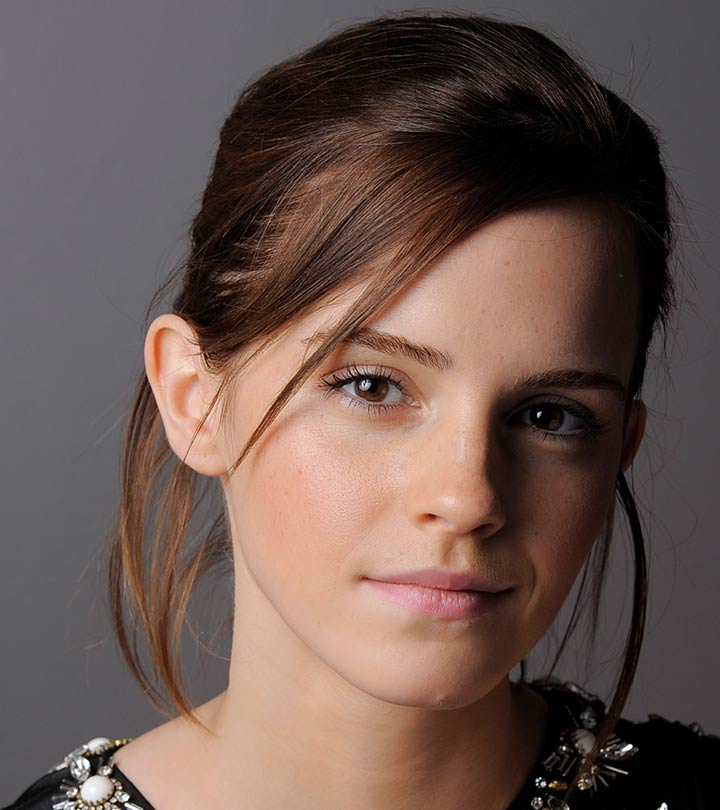
#> input picture a1images/emma.jpg, 720 x 810 px
$ jupyter execute 210152E_a01.ipynb
#> lines starting #> are read from the running program, lines starting #| are printed output that depends on the picture; after the words box and inside, x2 and y2 are one past the last pixel; in counts of white or black regions, pixels touching at a corner belong together
**EN3160 Assignment 1 on Intensity Transformations and Neighborhood Filtering**

[cell 1]
import numpy as np
import cv2
import matplotlib.pyplot as plt

# Function to apply intensity transformation to a single pixel
def transform_pixel_intensity(pixel_val: int) -> float:
    if 50 <= pixel_val <= 150:
        return 1.55*pixel_val + 22.5
    else:
        return pixel_val

# Function to apply intensity transformation to the entire image
def apply_intensity_transformation(image: np.ndarray) -> np.ndarray:
    transformed_img = np.zeros(image.shape, dtype=np.uint8)
    for row in range(image.shape[0]):
        for col in range(image.shape[1]):
            pixel_intensity = image[row][col]
            transformed_img[row][col] = transform_pixel_intensity(pixel_intensity)

    return np.array(transformed_img, dtype=np.uint8)


# Load grayscale image
input_image = cv2.imread("a1images/emma.jpg", cv2.IMREAD_GRAYSCALE)
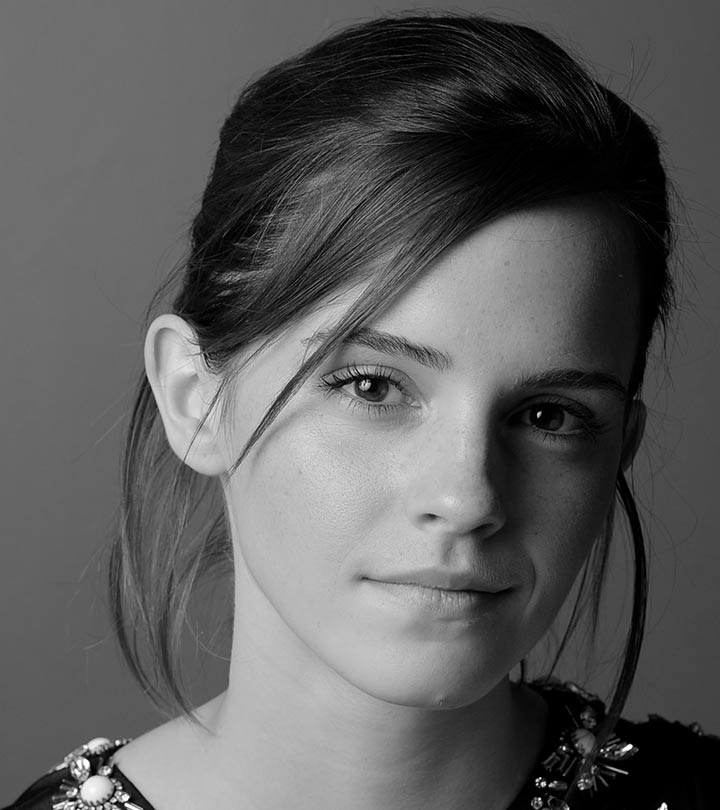
#> input_image: shape (810, 720); min 0, max 255, mean 92.3

# Apply the intensity transformation to the image
output_image = apply_intensity_transformation(input_image)
#> after the loop in apply_intensity_transformation, `for row in range(image.shape[0]):`:
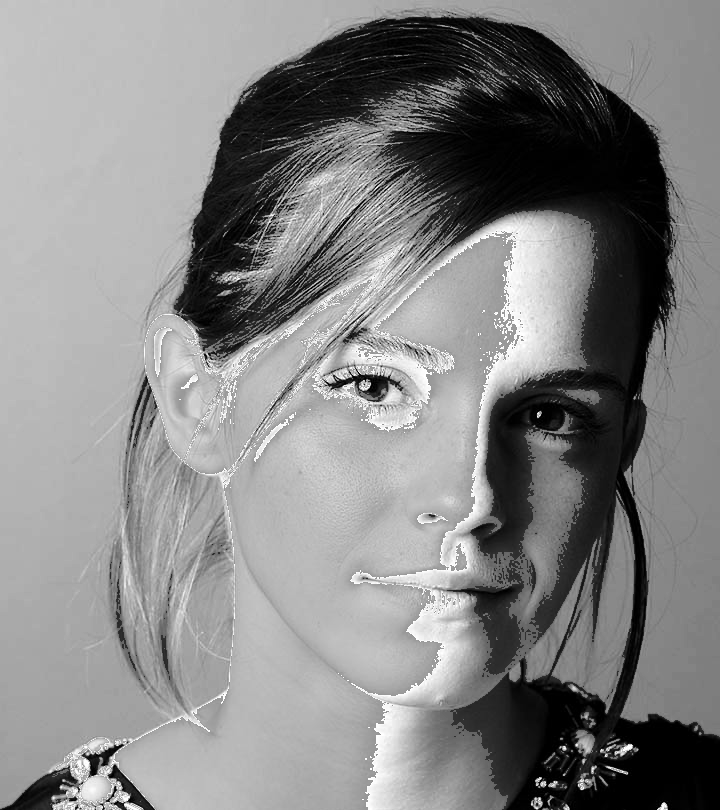
#> transformed_img: shape (810, 720); min 0, max 255, mean 133.3


# Display both the original and transformed images
plt.figure(figsize=(10, 5))
plt.subplot(1, 2, 1)
plt.title("Original Image")
plt.imshow(input_image, cmap='gray')

plt.subplot(1, 2, 2)
plt.title("Transformed Image")
plt.imshow(output_image, cmap='gray')

plt.show()

2. brain proton density image

[cell 2]
import numpy as np
import cv2
import matplotlib.pyplot as plt

# Load the brain proton density image
brain_proton_density_img = cv2.imread("a1images/brain_proton_density_slice.png", cv2.IMREAD_GRAYSCALE)
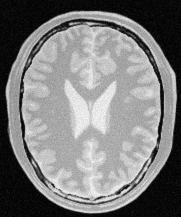
#> input picture a1images/brain_proton_density_slice.png, 181 x 217 px
#> brain_proton_density_img is the input picture: shape (217, 181); min 0, max 251, mean 123.7

# Display the image
plt.figure(figsize=(10, 10))
plt.imshow(brain_proton_density_img, cmap='gray')
plt.title("Brain Proton Density Image")
plt.show()

[cell 3]
import numpy as np
import matplotlib.pyplot as plt

# Assuming the image is already loaded as 'brain_proton_density_img'

# Check the data type of the image
print(f"Image dtype: {brain_proton_density_img.dtype}")
#| Image dtype: uint8

# Define multiple points for white and gray matter (these are examples, adjust accordingly)
white_matter_points = [(50, 100), (75, 150), (125, 125), (110, 165), (120, 75)]
gray_matter_points = [(30, 130), (90, 175), (40, 160), (90, 60), (135, 165)]

# Extract pixel intensities for white and gray matter
white_matter_intensities = [brain_proton_density_img[point[1], point[0]] for point in white_matter_points]
#> white_matter_intensities = [173, 160, 161, 177, 164]
gray_matter_intensities = [brain_proton_density_img[point[1], point[0]] for point in gray_matter_points]
#> gray_matter_intensities = [197, 207, 199, 216, 219]

# Calculate the mean intensity for each matter type
mean_white_matter_intensity = np.mean(white_matter_intensities)
#> mean_white_matter_intensity = 167
mean_gray_matter_intensity = np.mean(gray_matter_intensities)
#> mean_gray_matter_intensity = 207.6

# Print the results
print(f"White Matter Intensities: {white_matter_intensities}")
#| White Matter Intensities: [173, 160, 161, 177, 164]
print(f"Gray Matter Intensities : {gray_matter_intensities}")
#| Gray Matter Intensities : [197, 207, 199, 216, 219]


print(f"Mean White Matter Intensity: {mean_white_matter_intensity}")
#| Mean White Matter Intensity: 167.0
print(f"Mean Gray Matter Intensity : {mean_gray_matter_intensity}")
#| Mean Gray Matter Intensity : 207.6

# Visualize the points on the image
plt.imshow(brain_proton_density_img, cmap='gray')

# Plot white matter points in red
for point in white_matter_points:
    plt.scatter(point[0], point[1], color='yellow', label='White Matter' if point == white_matter_points[0] else "")

# Plot gray matter points in blue
for point in gray_matter_points:
    plt.scatter(point[0], point[1], color='green', label='Gray Matter' if point == gray_matter_points[0] else "")

plt.legend()
plt.title("White and Gray Matter Points")
plt.figure(figsize=(10,100))
plt.show()
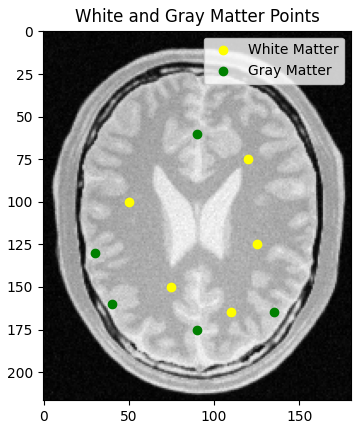
#> figure drawn by matplotlib, 1 panel

[cell 4]
import numpy as np
import matplotlib.pyplot as plt

# Function to transform pixel intensities for white and gray matter
def accentuate_matter(image):
    # Create a copy of the image to apply transformations
    transformed_image = np.copy(image)

    # Apply transformation for white matter (150 <= pixel <= 250) # gray matter is brigher than white
    gray_matter_mask = (image >= 186) & (image <= 250)
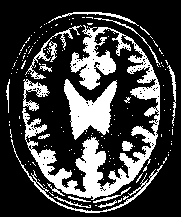
#> gray_matter_mask: shape (217, 181) bool; 25.7% white; 157 white regions (140 under 20 px), largest, box (x1, y1, x2, y2) and area: (22, 25, 160, 200) 5861, (64, 79, 117, 140) 1674, (11, 139, 163, 213) 526
    transformed_image[gray_matter_mask] = 1.75 * image[gray_matter_mask] + 30
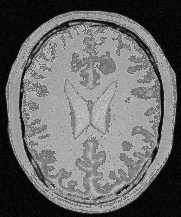
#> transformed_image: shape (217, 181); min 0, max 251, mean 104.9

    # Apply transformation for gray matter (50 <= pixel <= 150) # white matter is darker than gray
    white_matter_mask = (image >= 150) & (image <= 185)
#> white_matter_mask: shape (217, 181) bool; 36.9% white; 288 white regions (285 under 20 px), largest, box (x1, y1, x2, y2) and area: (22, 25, 159, 192) 10357, (8, 14, 176, 211) 3577, (86, 196, 93, 203) 22
    transformed_image[white_matter_mask] = 1.55 * image[white_matter_mask] + 22.5
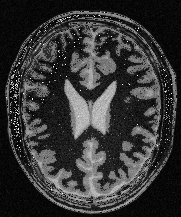
#> transformed_image: shape (217, 181); min 0, max 255, mean 53.5


    return transformed_image, white_matter_mask, gray_matter_mask

# Apply the transformation to the brain image
transformed_brain_img, white_matter_mask, gray_matter_mask = accentuate_matter(brain_proton_density_img)

# Create a figure with 1 row and 3 columns
fig, axes = plt.subplots(1, 3, figsize=(25, 15))  # Adjust figsize as needed

# Display the transformed brain image
axes[0].imshow(transformed_brain_img, cmap='gray')
axes[0].set_title(" Accentuated White and Gray Matter", fontsize=34)
axes[0].axis('off')  # Hide axes

# Display the white matter mask
axes[1].imshow(white_matter_mask, cmap='gray')
axes[1].set_title("White Matter Mask", fontsize=34)
axes[1].axis('off')  # Hide axes

# Display the gray matter mask
axes[2].imshow(gray_matter_mask, cmap='gray')
axes[2].set_title("Gray Matter Mask", fontsize=34)
axes[2].axis('off')  # Hide axes

# Adjust layout to prevent overlap
plt.tight_layout()
plt.show()

[cell 5]
import numpy as np
import matplotlib.pyplot as plt

# Function to enhance pixel intensities for white and gray matter
# The intensity mean values of gray and white matter are 207 and 167, respectively.
def enhance_matter_intensity(input_image):
    # Create a copy of the image to apply transformations
    enhanced_image = np.copy(input_image)

    # Apply transformation for gray matter (187 <= pixel <= 255)
    gray_mask = (input_image >= 187) & (input_image <= 250)
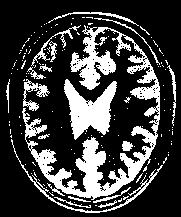
#> gray_mask: shape (217, 181) bool; 24.9% white; 148 white regions (130 under 20 px), largest, box (x1, y1, x2, y2) and area: (22, 25, 160, 200) 5695, (64, 79, 117, 140) 1660, (11, 139, 163, 213) 504
    enhanced_image[gray_mask] = 1.75 * input_image[gray_mask] + 30

    # Apply transformation for white matter (140 <= pixel <= 186)
    white_mask = (input_image >= 150) & (input_image <= 186)
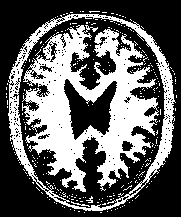
#> white_mask: shape (217, 181) bool; 37.7% white; 286 white regions (282 under 20 px), largest, box (x1, y1, x2, y2) and area: (22, 25, 159, 192) 10621, (8, 14, 176, 211) 3640, (71, 201, 90, 207) 27, (86, 196, 93, 203) 22
    enhanced_image[white_mask] = 1.55 * input_image[white_mask] + 22.5

    return enhanced_image, white_mask, gray_mask

# Apply the enhancement to the brain image
output_brain_image, white_mask, gray_mask = enhance_matter_intensity(brain_proton_density_img)

# Create a figure with 1 row and 3 columns
fig, axes = plt.subplots(1, 3, figsize=(25, 15))  # Adjust figsize as needed

# Display the enhanced brain image
axes[0].imshow(output_brain_image, cmap='gray')
axes[0].set_title("Enhanced White and Gray Matter", fontsize=34)
axes[0].axis('off')  # Hide axes

# Display the white matter mask
axes[1].imshow(white_mask, cmap='gray')
axes[1].set_title("White Matter Mask", fontsize=34)
axes[1].axis('off')  # Hide axes

# Display the gray matter mask
axes[2].imshow(gray_mask, cmap='gray')
axes[2].set_title("Gray Matter Mask", fontsize=34)
axes[2].axis('off')  # Hide axes

# Adjust layout to prevent overlap
plt.tight_layout()
plt.show()

[cell 6]
# Generate intensity values (0-255 range)
intensity_values = np.arange(0, 256)

# Apply intensity transformations for gray and white matter
gray_matter_intensity = np.array([1.75 * val + 30 if 186 <= val <= 250 else val for val in intensity_values])
white_matter_intensity = np.array([1.55 * val + 22.5 if 150 <= val <= 185 else val for val in intensity_values])

# Plot the intensity transformation curves
plt.figure(figsize=(10, 6))
plt.plot(intensity_values, white_matter_intensity, label='White Matter Intensity Transformation', color='red')
plt.plot(intensity_values, gray_matter_intensity, label='Gray Matter Intensity Transformation', color='red')
plt.plot(intensity_values, intensity_values, label='Original Intensity', linestyle='--', color='red') # Identity line
plt.title('Intensity Transformation Curves for White and Gray Matter')
plt.xlabel('Original Intensity Values')
plt.ylabel('Transformed Intensity Values')
plt.legend()
plt.grid(True)
plt.show()
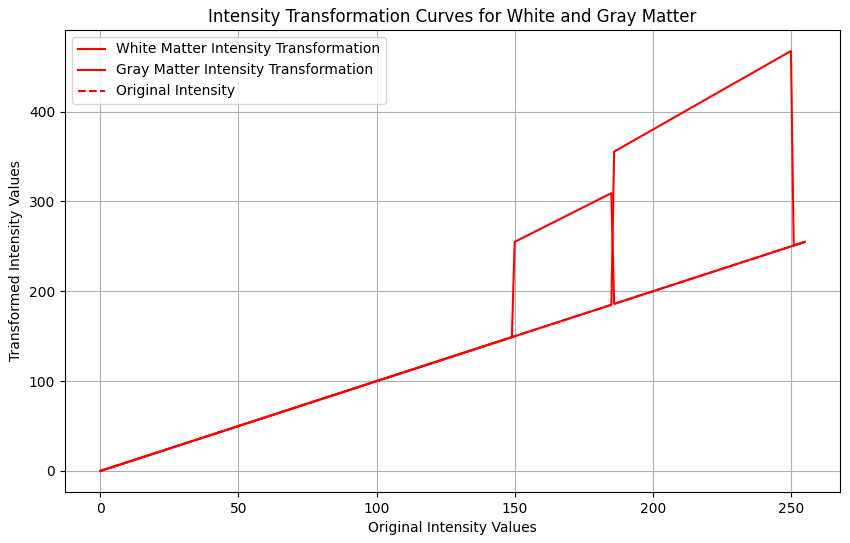
#> figure drawn by matplotlib, 1 panel; curve peaks at x = 185, y = 309.2; curve peaks at x = 250, y = 467.5; curve peaks at x = 255, y = 255
